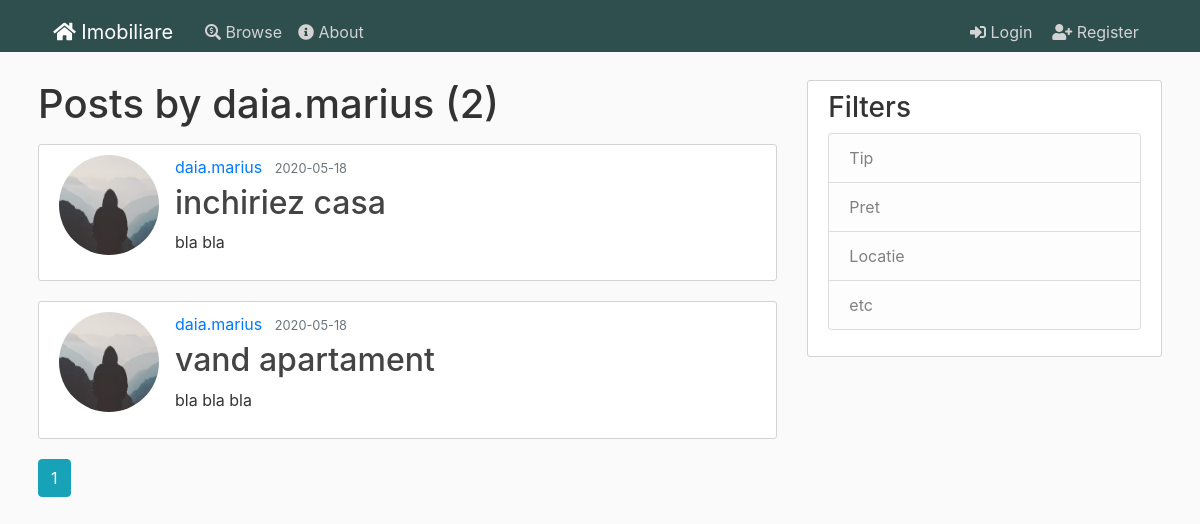
Before: /user/daia.marius with the older database file.
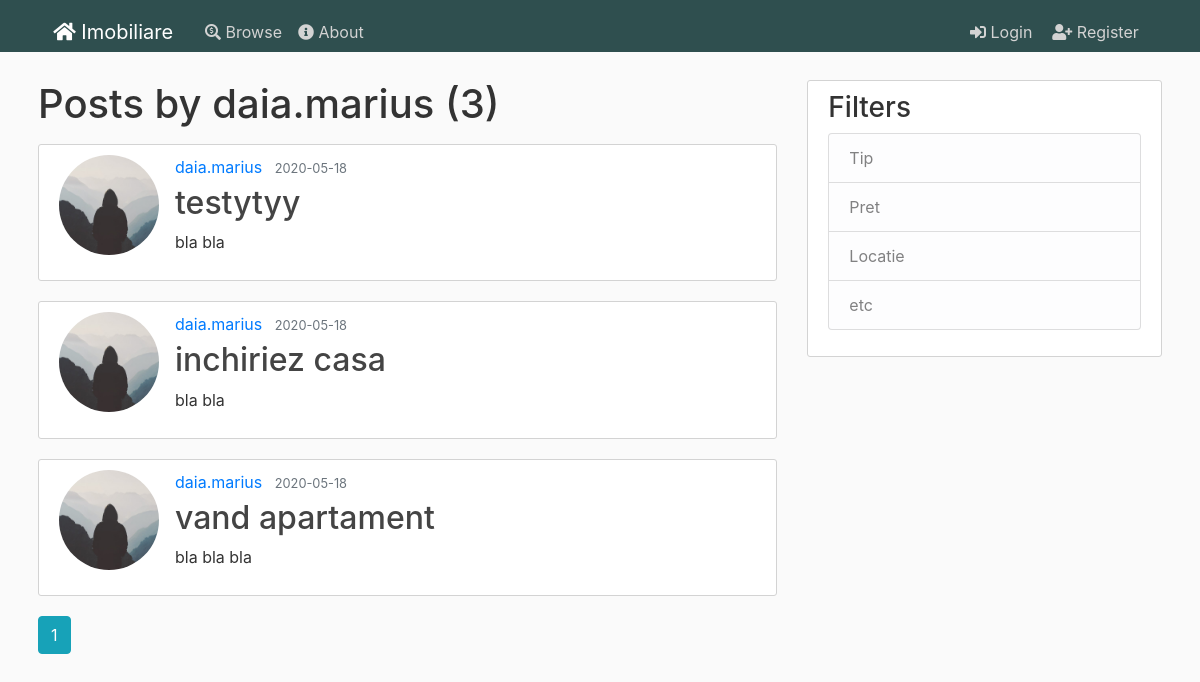
After: the same page with the newer database file.
### flaskblog/models.py (models this page shows, shortened)
class Post(db.Model):
    id = db.Column(db.Integer, primary_key=True)
    title = db.Column(db.String(100), nullable=False)
    date_posted = db.Column(db.DateTime, nullable=False, default=datetime.utcnow)
    content = db.Column(db.Text, nullable=False)
    user_id = db.Column(db.Integer, db.ForeignKey('user.id'), nullable=False)
    city_id = db.Column(db.Integer, db.ForeignKey('city.id'), nullable=False)
    anouncement_type = db.Column(db.String(20), nullable=False)
    house_type = db.Column(db.String(20), nullable=False)
    price = db.Column(db.Integer, nullable=False)
    square_meters = db.Column(db.Integer, nullable=False)
    number_rooms = db.Column(db.Integer, nullable=False)
    address = db.Column(db.String(100), nullable=False)
    post = db.relationship('Image')

class User(db.Model, UserMixin):
    id = db.Column(db.Integer, primary_key=True)
    username = db.Column(db.String(20), unique=True, nullable=False)
    email = db.Column(db.String(120), unique=True, nullable=False)
    image_file = db.Column(db.String(20), nullable=False, default='default.jpg')
    password = db.Column(db.String(60), nullable=False)
    posts = db.relationship('Post', backref='author', lazy=True)

### flaskblog/users/routes.py (the view)
@users.route("/user/<string:username>")
def user_posts(username):
    page = request.args.get('page', 1, type=int)
    user = User.query.filter_by(username=username).first_or_404()
    posts = Post.query.filter_by(author=user)\
        .order_by(Post.date_posted.desc())\
        .paginate(page=page, per_page=5)
    return render_template('user_posts.html', posts=posts, user=user)

### flaskblog/templates/user_posts.html
{% extends "layout.html" %}
{% block content %}
    <h1 class="mb-3">Posts by {{ user.username }} ({{ posts.total }})</h1>
    {% for post in posts.items %}
        <article class="media content-section">
          <img class="rounded-circle article-img" src="{{ url_for('static', filename='profile_pics/' + post.author.image_file) }}">
          <div class="media-body">
            <div class="article-metadata">
              <a class="mr-2" href="{{ url_for('users.user_posts', username=post.author.username) }}">{{ post.author.username }}</a>
              <small class="text-muted">{{ post.date_posted.strftime('%Y-%m-%d') }}</small>
            </div>
            <h2><a class="article-title" href="{{ url_for('posts.post', post_id=post.id) }}">{{ post.title }}</a></h2>
            <p class="article-content">{{ post.content }}</p>
          </div>
        </article>
    {% endfor %}
    {% for page_num in posts.iter_pages(left_edge=1, right_edge=1, left_current=1, right_current=2) %}
      {% if page_num %}
        {% if posts.page == page_num %}
          <a class="btn btn-info mb-4" href="{{ url_for('users.user_posts', username=user.username, page=page_num) }}">{{ page_num }}</a>
        {% else %}
          <a class="btn btn-outline-info mb-4" href="{{ url_for('users.user_posts', username=user.username, page=page_num) }}">{{ page_num }}</a>
        {% endif %}
      {% else %}
        ...
      {% endif %}
    {% endfor %}
{% endblock content %}

Changed rows visible on the page:
added Post: image_file (placeholder picture), author.username "daia.marius", date_posted "2020-05-18", title "testytyy", content "bla bla"
Other visible differences:
{{ posts.total }}: "2" → "3"
